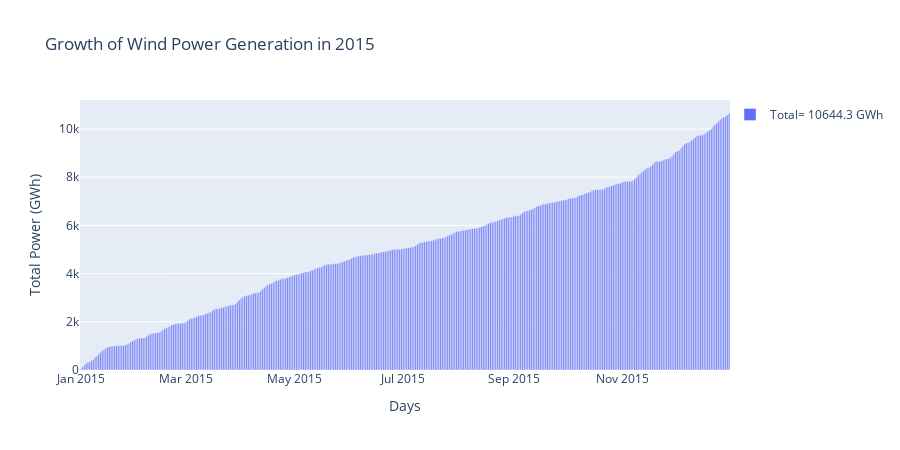

The cell this chart's notebook holds for it:
### Code cell
# without optional second argument(any kind) linear graph is returned, in other cases function returns bar plot
wind_4(2015, 'akuku')

### Figure 1 — Plotly figure (JSON) as saved in the notebook; plotly's stock layout.template omitted (floating-point values rounded to 4 significant figures; data arrays with more than 128 entries replaced by an {"elided": "..."} marker saying what was removed)
{"data": [{"name": "Total=\n10644.3 GWh", "type": "bar", "x": {"elided": "365 str values"}, "y": {"elided": "365 float values"}}], "layout": {"height": 450, "legend": {"x": 1, "y": 1}, "showlegend": true, "title": {"text": "Growth of Wind Power Generation in 2015"}, "width": 900, "xaxis": {"title": {"text": "Days"}}, "yaxis": {"title": {"text": "Total Power (GWh)"}}}}
